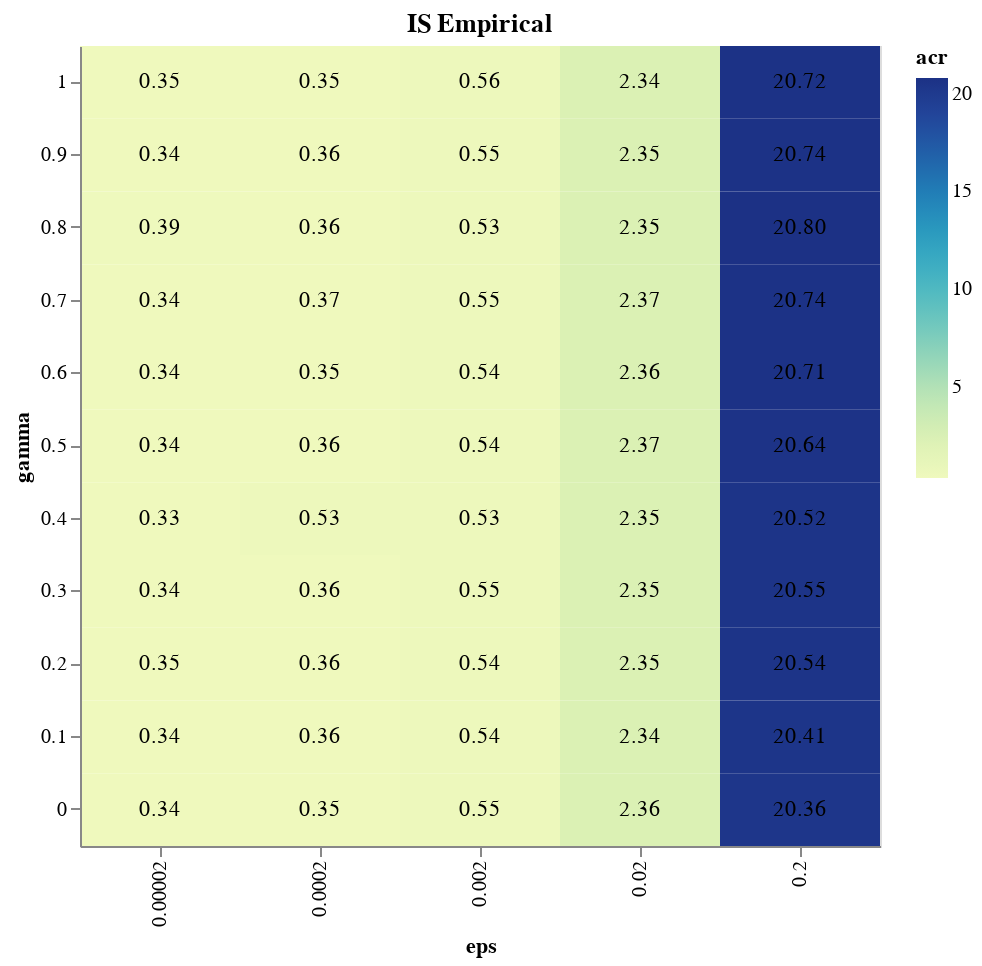

Notebook cell for this chart:
### Code cell
heatmap + text

### Figure 1 — Vega-Lite specification as saved in the notebook (floating-point values rounded to 4 significant figures)
{"config": {"view": {"continuousWidth": 400, "continuousHeight": 300}}, "layer": [{"mark": "rect", "encoding": {"color": {"field": "acr", "type": "quantitative"}, "x": {"field": "eps", "type": "ordinal"}, "y": {"field": "gamma", "sort": {"field": "gamma", "order": "descending"}, "type": "ordinal"}}, "height": 400, "title": "IS Empirical", "width": 400}, {"mark": "text", "encoding": {"color": {"value": "black"}, "text": {"field": "acr", "format": ".2f", "type": "quantitative"}, "x": {"field": "eps", "type": "ordinal"}, "y": {"field": "gamma", "sort": {"field": "gamma", "order": "descending"}, "type": "ordinal"}}, "height": 400, "title": "IS Empirical", "width": 400}], "data": {"name": "data-fa027eec0b18a008499be4467ab7bfa2"}, "$schema": "https://vega.github.io/schema/vega-lite/v4.17.0.json", "datasets": {"data-fa027eec0b18a008499be4467ab7bfa2": [{"gamma": 0.0, "eps": 2e-05, "acr": 0.3423, "g_reps": 0.5044, "nice_eps": 0.5624, "AllD": 0.9968, "pDisc": 0.0012, "Disc": 0.0012, "AllC": 0.0008}, {"gamma": 0.0, "eps": 0.0002, "acr": 0.3539, "g_reps": 0.4979, "nice_eps": 0.5204, "AllD": 0.9962, "pDisc": 0.0004167, "Disc": 0.002917, "AllC": 0.0004167}, {"gamma": 0.0, "eps": 0.002, "acr": 0.5461, "g_reps": 0.4967, "nice_eps": 0.5196, "AllD": 0.9983, "pDisc": 0.0, "Disc": 0.00125, "AllC": 0.0004167}, {"gamma": 0.0, "eps": 0.02, "acr": 2.359, "g_reps": 0.5102, "nice_eps": 0.589, "AllD": 0.9878, "pDisc": 0.00449, "Disc": 0.00449, "AllC": 0.003265}, {"gamma": 0.0, "eps": 0.2, "acr": 20.36, "g_reps": 0.5008, "nice_eps": 0.5139, "AllD": 0.9929, "pDisc": 0.003232, "Disc": 0.002222, "AllC": 0.001616}, {"gamma": 0.1, "eps": 2e-05, "acr": 0.3445, "g_reps": 0.5012, "nice_eps": 0.6865, "AllD": 0.9869, "pDisc": 0.004082, "Disc": 0.00898, "AllC": 0.0}, {"gamma": 0.1, "eps": 0.0002, "acr": 0.3623, "g_reps": 0.5049, "nice_eps": 0.4627, "AllD": 0.9956, "pDisc": 0.002667, "Disc": 0.0, "AllC": 0.001778}, {"gamma": 0.1, "eps": 0.002, "acr": 0.5377, "g_reps": 0.5234, "nice_eps": 0.5809, "AllD": 0.994, "pDisc": 0.002128, "Disc": 0.002128, "AllC": 0.001702}, {"gamma": 0.1, "eps": 0.02, "acr": 2.337, "g_reps": 0.533, "nice_eps": 0.453, "AllD": 0.9935, "pDisc": 0.003478, "Disc": 0.0008696, "AllC": 0.002174}, {"gamma": 0.1, "eps": 0.2, "acr": 20.41, "g_reps": 0.5998, "nice_eps": 0.4305, "AllD": 0.9911, "pDisc": 0.001818, "Disc": 0.005455, "AllC": 0.001616}, {"gamma": 0.2, "eps": 2e-05, "acr": 0.3502, "g_reps": 0.5176, "nice_eps": 0.5816, "AllD": 0.9922, "pDisc": 0.002449, "Disc": 0.003265, "AllC": 0.002041}, {"gamma": 0.2, "eps": 0.0002, "acr": 0.362, "g_reps": 0.513, "nice_eps": 0.4413, "AllD": 0.9909, "pDisc": 0.003043, "Disc": 0.005217, "AllC": 0.0008696}, {"gamma": 0.2, "eps": 0.002, "acr": 0.5431, "g_reps": 0.494, "nice_eps": 0.4511, "AllD": 0.9902, "pDisc": 0.002128, "Disc": 0.006809, "AllC": 0.0008511}, {"gamma": 0.2, "eps": 0.02, "acr": 2.346, "g_reps": 0.5233, "nice_eps": 0.3779, "AllD": 0.9971, "pDisc": 0.0008333, "Disc": 0.001667, "AllC": 0.0004167}, {"gamma": 0.2, "eps": 0.2, "acr": 20.54, "g_reps": 0.6761, "nice_eps": 0.5542, "AllD": 0.9878, "pDisc": 0.004124, "Disc": 0.005979, "AllC": 0.002062}, {"gamma": 0.3, "eps": 2e-05, "acr": 0.3441, "g_reps": 0.5171, "nice_eps": 0.4718, "AllD": 0.9939, "pDisc": 0.002041, "Disc": 0.002449, "AllC": 0.001633}, {"gamma": 0.3, "eps": 0.0002, "acr": 0.3626, "g_reps": 0.5092, "nice_eps": 0.4258, "AllD": 0.9975, "pDisc": 0.0, "Disc": 0.00125, "AllC": 0.00125}, {"gamma": 0.3, "eps": 0.002, "acr": 0.546, "g_reps": 0.5311, "nice_eps": 0.5366, "AllD": 0.9949, "pDisc": 0.0008511, "Disc": 0.003404, "AllC": 0.0008511}, {"gamma": 0.3, "eps": 0.02, "acr": 2.345, "g_reps": 0.5576, "nice_eps": 0.4506, "AllD": 0.9914, "pDisc": 0.001633, "Disc": 0.002857, "AllC": 0.004082}, {"gamma": 0.3, "eps": 0.2, "acr": 20.55, "g_reps": 0.6539, "nice_eps": 0.4521, "AllD": 0.9889, "pDisc": 0.003838, "Disc": 0.005253, "AllC": 0.00202}, {"gamma": 0.4, "eps": 2e-05, "acr": 0.332, "g_reps": 0.5304, "nice_eps": 0.602, "AllD": 0.9956, "pDisc": 0.0008, "Disc": 0.0016, "AllC": 0.002}, {"gamma": 0.4, "eps": 0.0002, "acr": 0.527, "g_reps": 0.5492, "nice_eps": 0.5992, "AllD": 0.9967, "pDisc": 0.0025, "Disc": 0.0008333, "AllC": 0.0}, {"gamma": 0.4, "eps": 0.002, "acr": 0.5347, "g_reps": 0.5477, "nice_eps": 0.5613, "AllD": 0.9945, "pDisc": 0.002553, "Disc": 0.002553, "AllC": 0.0004255}, {"gamma": 0.4, "eps": 0.02, "acr": 2.355, "g_reps": 0.5773, "nice_eps": 0.4676, "AllD": 0.9947, "pDisc": 0.001333, "Disc": 0.004, "AllC": 0.0}, {"gamma": 0.4, "eps": 0.2, "acr": 20.52, "g_reps": 0.7032, "nice_eps": 0.4954, "AllD": 0.9919, "pDisc": 0.001818, "Disc": 0.005253, "AllC": 0.00101}, {"gamma": 0.5, "eps": 2e-05, "acr": 0.3415, "g_reps": 0.5292, "nice_eps": 0.4732, "AllD": 0.9944, "pDisc": 0.0016, "Disc": 0.0028, "AllC": 0.0012}, {"gamma": 0.5, "eps": 0.0002, "acr": 0.3646, "g_reps": 0.5396, "nice_eps": 0.478, "AllD": 0.9956, "pDisc": 0.0012, "Disc": 0.0016, "AllC": 0.0016}, {"gamma": 0.5, "eps": 0.002, "acr": 0.5401, "g_reps": 0.5348, "nice_eps": 0.3932, "AllD": 0.994, "pDisc": 0.0024, "Disc": 0.0032, "AllC": 0.0004}, {"gamma": 0.5, "eps": 0.02, "acr": 2.365, "g_reps": 0.5829, "nice_eps": 0.5694, "AllD": 0.9976, "pDisc": 0.0008163, "Disc": 0.0008163, "AllC": 0.0008163}, {"gamma": 0.5, "eps": 0.2, "acr": 20.64, "g_reps": 0.7081, "nice_eps": 0.5206, "AllD": 0.9862, "pDisc": 0.004583, "Disc": 0.0075, "AllC": 0.001667}, {"gamma": 0.6, "eps": 2e-05, "acr": 0.3434, "g_reps": 0.5392, "nice_eps": 0.482, "AllD": 0.9918, "pDisc": 0.002857, "Disc": 0.003265, "AllC": 0.002041}, {"gamma": 0.6, "eps": 0.0002, "acr": 0.3537, "g_reps": 0.5646, "nice_eps": 0.4979, "AllD": 0.9933, "pDisc": 0.002917, "Disc": 0.00125, "AllC": 0.0025}, {"gamma": 0.6, "eps": 0.002, "acr": 0.5416, "g_reps": 0.56, "nice_eps": 0.51, "AllD": 0.9954, "pDisc": 0.002917, "Disc": 0.001667, "AllC": 0.0}, {"gamma": 0.6, "eps": 0.02, "acr": 2.362, "g_reps": 0.6287, "nice_eps": 0.5687, "AllD": 0.9933, "pDisc": 0.002917, "Disc": 0.002917, "AllC": 0.0008333}, {"gamma": 0.6, "eps": 0.2, "acr": 20.71, "g_reps": 0.6908, "nice_eps": 0.4837, "AllD": 0.9751, "pDisc": 0.003878, "Disc": 0.01857, "AllC": 0.002449}, {"gamma": 0.7, "eps": 2e-05, "acr": 0.3425, "g_reps": 0.5471, "nice_eps": 0.3796, "AllD": 0.9962, "pDisc": 0.001667, "Disc": 0.00125, "AllC": 0.0008333}, {"gamma": 0.7, "eps": 0.0002, "acr": 0.3653, "g_reps": 0.5704, "nice_eps": 0.5422, "AllD": 0.9913, "pDisc": 0.006522, "Disc": 0.001739, "AllC": 0.0004348}, {"gamma": 0.7, "eps": 0.002, "acr": 0.5459, "g_reps": 0.563, "nice_eps": 0.4328, "AllD": 0.9923, "pDisc": 0.004255, "Disc": 0.003404, "AllC": 0.0}, {"gamma": 0.7, "eps": 0.02, "acr": 2.365, "g_reps": 0.6035, "nice_eps": 0.5013, "AllD": 0.9926, "pDisc": 0.001739, "Disc": 0.004783, "AllC": 0.0008696}, {"gamma": 0.7, "eps": 0.2, "acr": 20.74, "g_reps": 0.6894, "nice_eps": 0.4598, "AllD": 0.9746, "pDisc": 0.002292, "Disc": 0.02208, "AllC": 0.001042}, {"gamma": 0.8, "eps": 2e-05, "acr": 0.3923, "g_reps": 0.5448, "nice_eps": 0.5696, "AllD": 0.994, "pDisc": 0.0016, "Disc": 0.0032, "AllC": 0.0012}, {"gamma": 0.8, "eps": 0.0002, "acr": 0.3597, "g_reps": 0.5486, "nice_eps": 0.378, "AllD": 0.9959, "pDisc": 0.001224, "Disc": 0.001633, "AllC": 0.001224}, {"gamma": 0.8, "eps": 0.002, "acr": 0.5299, "g_reps": 0.5766, "nice_eps": 0.5809, "AllD": 0.9953, "pDisc": 0.001277, "Disc": 0.003404, "AllC": 0.0}, {"gamma": 0.8, "eps": 0.02, "acr": 2.347, "g_reps": 0.6, "nice_eps": 0.4868, "AllD": 0.9953, "pDisc": 0.0, "Disc": 0.004255, "AllC": 0.0004255}, {"gamma": 0.8, "eps": 0.2, "acr": 20.8, "g_reps": 0.6542, "nice_eps": 0.3704, "AllD": 0.9312, "pDisc": 0.002917, "Disc": 0.06521, "AllC": 0.000625}, {"gamma": 0.9, "eps": 2e-05, "acr": 0.3448, "g_reps": 0.5456, "nice_eps": 0.562, "AllD": 0.9972, "pDisc": 0.0, "Disc": 0.002, "AllC": 0.0008}, {"gamma": 0.9, "eps": 0.0002, "acr": 0.3592, "g_reps": 0.5711, "nice_eps": 0.4707, "AllD": 0.9964, "pDisc": 0.002222, "Disc": 0.0008889, "AllC": 0.0004444}, {"gamma": 0.9, "eps": 0.002, "acr": 0.5491, "g_reps": 0.589, "nice_eps": 0.4524, "AllD": 0.9957, "pDisc": 0.001429, "Disc": 0.002857, "AllC": 0.0}, {"gamma": 0.9, "eps": 0.02, "acr": 2.347, "g_reps": 0.662, "nice_eps": 0.7065, "AllD": 0.9947, "pDisc": 0.002449, "Disc": 0.001633, "AllC": 0.001224}, {"gamma": 0.9, "eps": 0.2, "acr": 20.74, "g_reps": 0.7006, "nice_eps": 0.4954, "AllD": 0.9424, "pDisc": 0.001616, "Disc": 0.05414, "AllC": 0.001818}, {"gamma": 1.0, "eps": 2e-05, "acr": 0.3462, "g_reps": 0.5464, "nice_eps": 0.5484, "AllD": 0.9944, "pDisc": 0.0008, "Disc": 0.0044, "AllC": 0.0004}, {"gamma": 1.0, "eps": 0.0002, "acr": 0.3528, "g_reps": 0.5654, "nice_eps": 0.5033, "AllD": 0.9929, "pDisc": 0.0025, "Disc": 0.0, "AllC": 0.004583}, {"gamma": 1.0, "eps": 0.002, "acr": 0.5565, "g_reps": 0.5769, "nice_eps": 0.424, "AllD": 0.9956, "pDisc": 0.001778, "Disc": 0.001778, "AllC": 0.0008889}, {"gamma": 1.0, "eps": 0.02, "acr": 2.344, "g_reps": 0.6187, "nice_eps": 0.4928, "AllD": 0.994, "pDisc": 0.0004255, "Disc": 0.005106, "AllC": 0.0004255}, {"gamma": 1.0, "eps": 0.2, "acr": 20.72, "g_reps": 0.7208, "nice_eps": 0.4958, "AllD": 0.9782, "pDisc": 0.0016, "Disc": 0.017, "AllC": 0.0032}]}}
